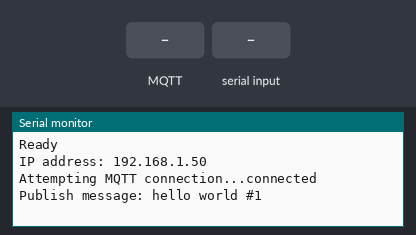
This sketch was run on a simulated ESP8266 (NodeMCU). Parts: the last lines printed to the serial monitor. The test bench sets the inputs (shaded band). WiFi joins after 1.5 s; servers stay silent unless stated; uploads are accepted with an empty reply; no MQTT or app messages arrive unless stated.

Above: at 2.7 s.
2.8 s: MQTT message "1" arrives on the first subscribed topic
At 3.7 s:
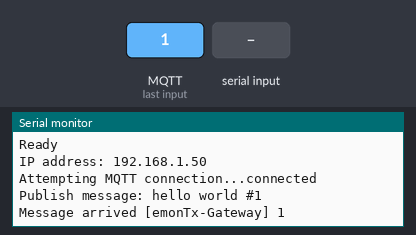
4.3 s: " \n" received over Serial
At 4.9 s:
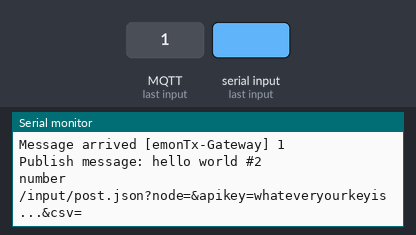
6.0 s: MQTT message "on" arrives on the first subscribed topic
7.5 s: MQTT message "off" arrives on the first subscribed topic
At 7.9 s:
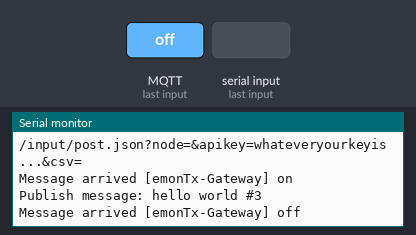
Timing chart, 0 to 10.0 s (numbered marks = the images above; inputs shaded):
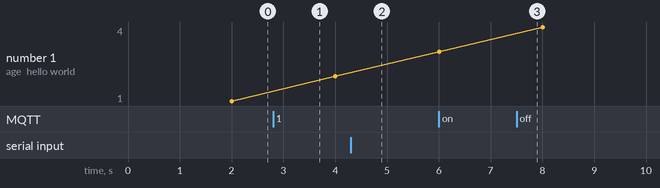

Measured:
- after the input at 2.8 s, the serial monitor: prints a new line at once (image 1)
- after the input at 4.3 s, the serial monitor: prints a new line at once (image 2)
- after the input at 7.5 s, the serial monitor: prints a new line at once (image 3)

The sketch:

emonTXSerialGateway.ino.ino
```cpp
#include <PubSubClient.h>
#include <ESP8266WiFi.h>          //https://github.com/esp8266/Arduino
#include <EEPROM.h>
#include <ESP8266WebServer.h>
#include <DNSServer.h>
#include <WiFiManager.h>          //https://github.com/tzapu/WiFiManager
#include <ESP8266mDNS.h>
#include <WiFiUdp.h>
#include <ArduinoOTA.h>

//Used to test input during development
#include <Ticker.h>
Ticker ticker;

//varaibles to store each data set
const int DATASLOTS = 13;
String values[DATASLOTS];

// Setup MQTT Details.
byte mqtt_server[] = { 10, 1, 1, 2 };
WiFiClient emonTx_ESPGateway;
PubSubClient client(emonTx_ESPGateway);

//#include "config.h"
//contains
const char* emoncmsKey = "whateveryourkeyis...";

//emoncoms
const char* host = "emoncms.org";

String inputString = "";         // a string to hold incoming data
boolean stringComplete = false;  // whether the string is complete
String topic = "";

long lastMsg = 0;
char msg[50];
char cnodeId[10];
char cdata[10];
int value = 0;

String c1 = "0";
String c2 = "0";
String c3 = "0";
String v = "0";

void serialEvent();
bool isInt(String str);
void sendToEmonCMS(String nodeId, String data);

String getValue(String data, char separator, int index)
{
    int maxIndex = data.length()-1;
    int j=0;
    String chunkVal = "";

    for(int i=0; i<=maxIndex && j<=index; i++)
    {

      if(data[i]==separator)
      {
        j++;

        if(j>index)
        {
          chunkVal.trim();
          return chunkVal;
        }

        chunkVal = "";
      }
      else {
        chunkVal.concat(data[i]);
      }
    }
}

// used to test when no appropriate data is being recieved.
void injectData() {
  inputString = "10 1163.90 243.00 12376.00 0.00 220.22";
  stringComplete = true;
  Serial.println("injected");
}

void setup() {
  //ticker.attach(2, injectData);

  // make sure the serial baudrate is the same as on your serial sending device
  Serial.begin(9600);

  WiFiManager wifi;

  wifi.setTimeout(120); //so if it restarts and router is not yet online, it keeps rebooting and retrying to connect
  if(!wifi.autoConnect()) {
    Serial.println("failed to connect and hit timeout");

    delay(1000);
    //reset and try again
    ESP.reset();
    delay(5000);
  }

  // Initiate MQTT client
  client.setServer(mqtt_server, 1883);
  client.setCallback(callback);
  inputString.reserve(200);

/*---------Start OTA Code---------------------*/
  // Port defaults to 8266
  // ArduinoOTA.setPort(8266);
   ArduinoOTA.setHostname("EmonTx-ESPGateway");

  // No authentication by default
  // ArduinoOTA.setPassword((const char *)"123");

  ArduinoOTA.onStart([]() {
    Serial.println("Start");
  });
  ArduinoOTA.onEnd([]() {
    Serial.println("\nEnd");
  });
  ArduinoOTA.onProgress([](unsigned int progress, unsigned int total) {
    Serial.printf("Progress: %u%%\r", (progress / (total / 100)));
  });
  ArduinoOTA.onError([](ota_error_t error) {
    Serial.printf("Error[%u]: ", error);
    if (error == OTA_AUTH_ERROR) Serial.println("Auth Failed");
    else if (error == OTA_BEGIN_ERROR) Serial.println("Begin Failed");
    else if (error == OTA_CONNECT_ERROR) Serial.println("Connect Failed");
    else if (error == OTA_RECEIVE_ERROR) Serial.println("Receive Failed");
    else if (error == OTA_END_ERROR) Serial.println("End Failed");
  });
  ArduinoOTA.begin();
/*-----------End OTA code---------------------*/

  Serial.println("Ready");
  Serial.print("IP address: ");
  Serial.println(WiFi.localIP());
}

void loop() {
  String subString;
  int spacePos;

  ArduinoOTA.handle();

  //MQTT Connection Handling
  if (!client.connected()) {
    reconnect();
  }
  client.loop();

  //MQTT Heartbeat
  long now = millis();
  if (now - lastMsg > 2000) {
    lastMsg = now;
    ++value;
    snprintf (msg, 75, "hello world #%ld", value);
    Serial.print("Publish message: ");
    Serial.println(msg);

    client.publish("outTopic", msg);
  }

  // check serial line for new information
  serialEvent();

  //  Process the serial data, post to emonCMS and publish to MQTT
  if (stringComplete) {
    String serialData = inputString;
    spacePos = serialData.indexOf(" ");
    if (spacePos != -1) {
      //found a space, try to extract nodeId
      String nodeId = serialData.substring(0, spacePos);
      Serial.println(nodeId);
      if (isInt(nodeId)) {
        Serial.println("number");
        String data = serialData.substring(spacePos + 1);
        data.replace(" ", ",");

        delay(0);

        sendToEmonCMS(nodeId, data);

        delay(0);


        //Chop up the serial data into individual entities, and publish to MQTT
        for (int x = 0; x <= DATASLOTS; x++) {
          subString = getValues(serialData, ' ', x);

          if (subString != "error")  {
              values[x] = subString;
              //Dynamic posting, by order of recieved data
              //MQTTPost("emonTx/Serial", values[x]);
          }
          else {
              x = DATASLOTS + 1;
          }
        }

        // Publish data with appropriate topics.
        MQTTPost("emonTx/" + nodeId + "/CT1", values[1] );
        MQTTPost("emonTx/" + nodeId + "/CT2", values[2] );
        MQTTPost("emonTx/" + nodeId + "/CT3", values[3] );
        MQTTPost("emonTx/" + nodeId + "/CT4", values[4] );
        MQTTPost("emonTx/" + nodeId + "/Vrms", values[5] );


        //Reset the serial inputs
        stringComplete = false;
        inputString = "";

      }
    }
  }
}

// function to simplify publishing to MQTT - basically just typecasts the strings as char
void MQTTPost (String topic, String data) {
  client.publish( (char*) topic.c_str(), (char*) data.c_str());
}

/*
  SerialEvent occurs whenever a new data comes in the
  hardware serial RX.  This routine is run between each
  time loop() runs, so using delay inside loop can delay
  response.  Multiple bytes of data may be available.
*/
void serialEvent() {
  while (Serial.available()) {
    char inChar = (char)Serial.read();
    if (inChar == '\n') {
      stringComplete = true;
      return;
    } else {
      inputString += inChar;
    }
  }
}

//check if string is all digits
bool isInt(String str) {
  for (byte i = 0; i < str.length(); i++)
  {
    if (!isDigit(str.charAt(i))) {
      return false;
    }
  }
  return true;
}

// Post data to EmonCMS
void sendToEmonCMS(String nodeId, String data) {
  WiFiClient client;
  const int httpPort = 80;
  if (!client.connect(host, httpPort)) {
    Serial.println("connection failed");
    return;
  }

  // We now create a URI for the request
  String url = "/input/post.json?node=";
  url += nodeId;
  url += "&apikey=";
  url += emoncmsKey;
  url += "&csv=";
  url += data;

  Serial.println(url);

  // This will send the request to the server
  client.print(String("GET ") + url + " HTTP/1.1\r\n" +
               "Host: " + host + "\r\n" +
               "Connection: close\r\n\r\n");
  delay(10);

  // Read all the lines of the reply from server
  while (client.available()) {
    String line = client.readStringUntil('\r');
    //Serial.print(line);
  }

}


/*-----------MQTT Functions---------------------*/
  void reconnect() {
    // Loop until we're reconnected
    while (!client.connected()) {
      Serial.print("Attempting MQTT connection...");
      // Attempt to connect
      if (client.connect("ESP8266Client")) {
        Serial.println("connected");


        // Once connected, publish an announcement...
        client.publish("emonTx-Gateway", "Connected to MQTT server");

        // ... and resubscribe to appropriate Topics
        client.subscribe("emonTx-Gateway");


      } else {
        Serial.print("failed, rc=");
        Serial.print(client.state());
        Serial.println(" try again in 5 seconds");
        // Wait 5 seconds before retrying
        delay(5000);
      }
    }
  }


  void callback(char* chartopic, byte* payload, unsigned int length) {
    char p[length + 1];
    memcpy(p, payload, length);
    p[length] = NULL;
    String message(p);
    String topic(chartopic);


    Serial.print("Message arrived [");
    Serial.print(chartopic);
    Serial.print("] ");
    for (int i = 0; i < length; i++) {
      Serial.print((char)payload[i]);
    }
    Serial.println();
  }
/*-----------End MQTT Functions---------------------*/

// Chop serial input based on a seperator charactex and index number
String getValues(String data, char separator, int index) {
 int found = 0;
  int strIndex[] = {
0, -1  };
  int maxIndex = data.length()-1;
  for(int i=0; i<=maxIndex && found<=index; i++){
  if(data.charAt(i)==separator || i==maxIndex){
  found++;
  strIndex[0] = strIndex[1]+1;
  strIndex[1] = (i == maxIndex) ? i+1 : i;
  }
 }
  return found>index ? data.substring(strIndex[0], strIndex[1]) : "error";
}
```
